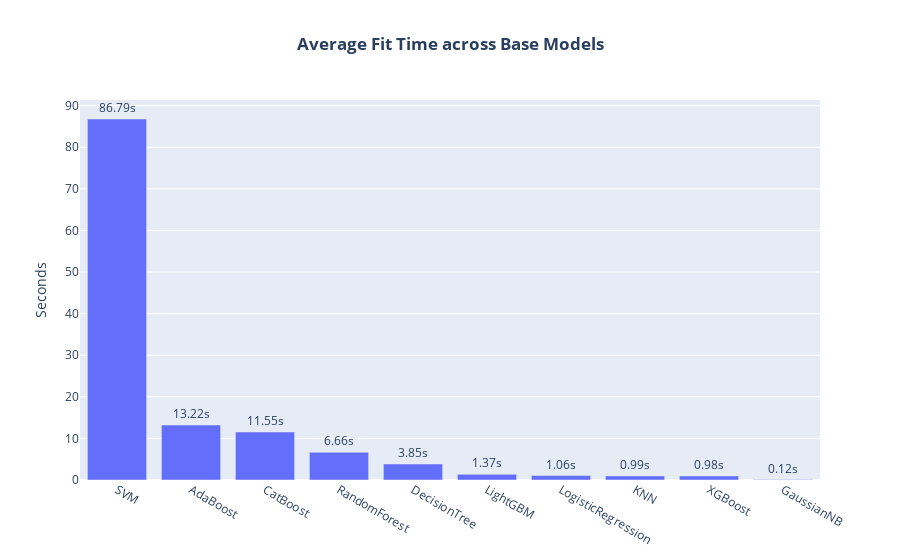
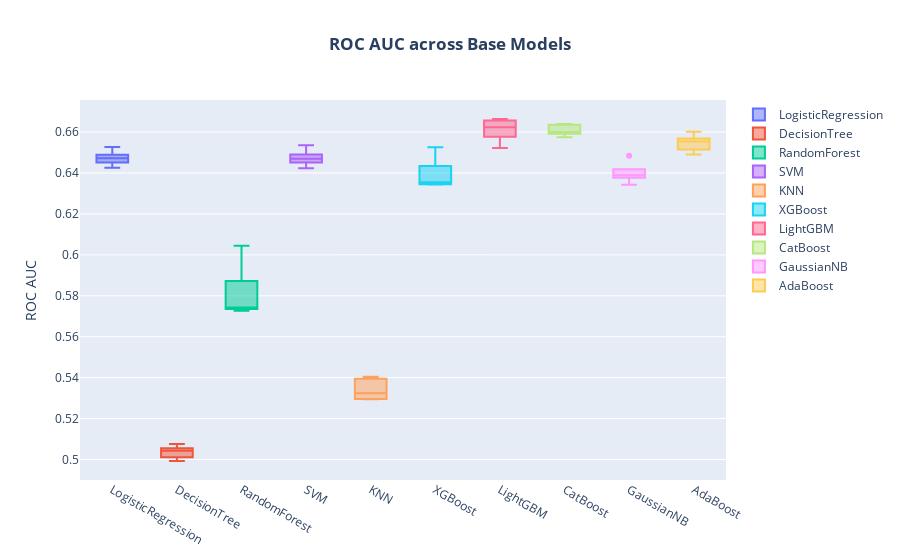

Notebook code for these charts, in order:
### Code cell
fit_time_data = pd.DataFrame.from_dict(
    {
        model: np.mean(data["fit_time"])
        for model, data in results["baseline"].items()
    },
    orient="index",
).sort_values(by=0, ascending=False)

roc_auc_data = {
    model: data["roc_auc"] for model, data in results["baseline"].items()
}


fig1 = go.Figure(
    go.Bar(
        x=list(fit_time_data.index),
        y=list(fit_time_data.values.flatten()),
        text=[str(round(i, 2)) + "s" for i in fit_time_data.values.flatten()],
        textposition="outside",
    )
)

fig1.update_layout(
    title="<b>Average Fit Time across Base Models</b>",
    title_x=0.5,
    yaxis_title="Seconds",
    height=800,
    hovermode="x unified",
)

fig2 = go.Figure()

for model, roc_aucs in roc_auc_data.items():
    fig2.add_trace(go.Box(y=roc_aucs, name=model))

fig2.update_layout(
    title="<b>ROC AUC across Base Models<b>",
    title_x=0.5,
    height=800,
    hovermode="x unified",
    yaxis_title="ROC AUC",
)

fig1.show()
fig2.show()

### Figure 1 — Plotly figure (JSON) as saved in the notebook; plotly's stock layout.template omitted (floating-point values rounded to 4 significant figures)
{"data": [{"text": ["86.79s", "13.22s", "11.55s", "6.66s", "3.85s", "1.37s", "1.06s", "0.99s", "0.98s", "0.12s"], "textposition": "outside", "type": "bar", "x": ["SVM", "AdaBoost", "CatBoost", "RandomForest", "DecisionTree", "LightGBM", "LogisticRegression", "KNN", "XGBoost", "GaussianNB"], "y": [86.79, 13.22, 11.55, 6.656, 3.848, 1.368, 1.061, 0.9885, 0.9788, 0.1168]}], "layout": {"autosize": true, "hovermode": "x unified", "title": {"text": "<b>Average Fit Time across Base Models</b>", "x": 0.5}, "xaxis": {"autorange": true, "range": [-0.5, 9.5], "type": "category"}, "yaxis": {"autorange": true, "range": [0, 91.36], "title": {"text": "Seconds"}, "type": "linear"}}}

### Figure 2 — Plotly figure (JSON) as saved in the notebook; plotly's stock layout.template omitted (floating-point values rounded to 4 significant figures)
{"data": [{"name": "LogisticRegression", "type": "box", "y": [0.6476, 0.646, 0.6527, 0.6472, 0.6426]}, {"name": "DecisionTree", "type": "box", "y": [0.5017, 0.5076, 0.4993, 0.5043, 0.5048]}, {"name": "RandomForest", "type": "box", "y": [0.5738, 0.5816, 0.5727, 0.5743, 0.6045]}, {"name": "SVM", "type": "box", "y": [0.6475, 0.646, 0.6535, 0.647, 0.6424]}, {"name": "KNN", "type": "box", "y": [0.5391, 0.5323, 0.5295, 0.5405, 0.5295]}, {"name": "XGBoost", "type": "box", "y": [0.6526, 0.6403, 0.6343, 0.6355, 0.6345]}, {"name": "LightGBM", "type": "box", "y": [0.6664, 0.6623, 0.6654, 0.6595, 0.6522]}, {"name": "CatBoost", "type": "box", "y": [0.6634, 0.66, 0.6639, 0.6598, 0.6575]}, {"name": "GaussianNB", "type": "box", "y": [0.6388, 0.6396, 0.6484, 0.6389, 0.6343]}, {"name": "AdaBoost", "type": "box", "y": [0.6602, 0.6522, 0.6554, 0.6557, 0.649]}], "layout": {"autosize": true, "hovermode": "x unified", "title": {"text": "<b>ROC AUC across Base Models<b>", "x": 0.5}, "xaxis": {"autorange": true, "range": [-0.5, 9.5], "type": "category"}, "yaxis": {"autorange": true, "range": [0.49, 0.6757], "title": {"text": "ROC AUC"}, "type": "linear"}}}
